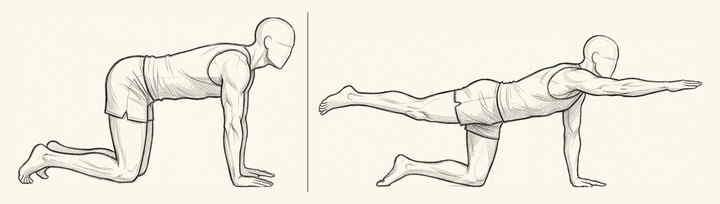
#> input picture src/img/bird-dog.jpg, 720 x 204 px
$ python -i prep_illus.py   (imports and definitions only)
#> lines starting #> are read from the running program, lines starting #| are printed output that depends on the picture
#!/usr/bin/env python3
"""Post-traitement des illustrations PALIER generees.

- detecte les deux panneaux
- recadre chacun au plus juste, avec une marge constante
- aligne les deux figures sur la meme ligne de sol
- reduit la gouttiere centrale
- efface les artefacts clairs (sparkle) en les remplacant par le fond papier
- sort un JPEG optimise pret a embarquer en base64

Usage: python3 prep_illus.py entree.png sortie.jpg [separateur]

Le troisieme argument, optionnel, force la position du separateur en fraction
de la largeur (0.5 = milieu). Sans lui, rien ne change : find_separator cherche
la colonne la plus encree entre 35 et 65 % de la largeur, ce qui convient aux
images dont les deux panneaux sont separes par un trait. Les images qui portent
un trait de mur a l'interieur du panneau gauche (les quatre mollets, v2.5)
mettent ce mur dans la zone de recherche : il gagnait, le script l'effacait
avec le pouce de la main qui le touche, et la vraie gouttiere, vide, n'etait
pas vue. Mesure sur les quatre sources : mur a 0,395-0,425, gouttiere vide de
0,40-0,43 a 0,55-0,59, milieu dans la gouttiere sur les quatre. Le defaut ne
bouge pas, la banque n'a donc toujours qu'une version du script pour les
images qui n'ont pas besoin de l'argument (v2.15).
"""
import sys
from PIL import Image, ImageDraw

MARGIN = 26        # marge autour des figures, en px de l'image finale
GUTTER = 34        # espace entre les deux panneaux
OUT_W = 720        # largeur de sortie
INK = 190          # seuil de detection du trait


def paper_color(im):
    w, h = im.size
    px = [im.getpixel((x, y)) for x, y in
          [(4, 4), (w - 5, 4), (4, h - 5), (w - 5, h - 5), (w // 2, 4)]]
    return tuple(sum(c[i] for c in px) // len(px) for i in range(3))


def is_ink(p):
    return p[0] < INK or p[1] < INK or p[2] < INK


def scrub_artifacts(im, paper):
    """Remplace les pixels nettement plus clairs que le papier (sparkle Gemini)."""
    w, h = im.size
    px = im.load()
    thr = min(250, paper[0] + 8)
    for y in range(h):
        for x in range(w):
            r, g, b = px[x, y]
            if r > thr and g > thr and b > thr:
                px[x, y] = paper
    return im


def find_separator(im):
    """Trouve la ligne verticale de separation, sinon coupe au milieu."""
    w, h = im.size
    px = im.load()
    best, best_score = None, 0
    for x in range(int(w * 0.35), int(w * 0.65)):
        score = sum(1 for y in range(0, h, 3) if is_ink(px[x, y]))
        if score > best_score:
            best, best_score = x, score
    return best if best_score > (h / 3) / 1.5 else w // 2


def bbox(im, x0, x1):
    px = im.load()
    h = im.size[1]
    xs, ys = [], []
    for x in range(x0, x1):
        for y in range(0, h, 2):
            if is_ink(px[x, y]):
                xs.append(x)
                ys.append(y)
    if not xs:
        return None
    return min(xs), min(ys), max(xs), max(ys)


def main(src, dst, sep_frac=None):
#> called with src = '../src/img/bird-dog.jpg', dst = 'out.png'
    im = Image.open(src).convert('RGB')
#> im is the input picture: PIL image 720x204 RGB; mean R, G, B 241.8, 238, 226.2
    paper = paper_color(im)
#> in paper_color, `px = [im.getpixel((x, y)) for x, y in [(4, 4), (w - 5, 4), (4, h - 5),..`: px = [(251, 247, 235), (251, 247, 235), (251, 247, 235), (251, 247, 235), (251, 247, 235)]
#> paper = (251, 247, 235)
    im = scrub_artifacts(im, paper)
#> in scrub_artifacts, `thr = min(250, paper[0] + 8)`: thr = 250
    sep = int(im.size[0] * sep_frac) if sep_frac is not None else find_separator(im)
#> the loop in find_separator, `for x in range(int(w * 0.35), int(w * 0.65)):` made 217 passes
#> (score, best_score) on passes 1, 2, 4, 57: (8, 8), (10, 10), (13, 13), (60, 60)
#> score on passes 3, 5, 6, 7, 8, 9: 10, 12, 10, 6, 8, 7
#> after the loop in find_separator, `for x in range(int(w * 0.35), int(w * 0.65)):`: best = 307; best_score = 60
#> sep = 307

    # on efface la ligne de separation avant de mesurer les figures
    work = im.copy()
    d = ImageDraw.Draw(work)
    d.rectangle([sep - 4, 0, sep + 4, im.size[1]], fill=paper)

    L = bbox(work, 0, max(1, sep - 6))
#> L = (18, 18, 295, 186)
    R = bbox(work, min(work.size[0] - 1, sep + 6), work.size[0])
#> R = (318, 36, 701, 186)
    if not L or not R:
        print('panneaux introuvables, copie brute')
        im.save(dst, 'JPEG', quality=88, optimize=True)
        return

    hL, hR = L[3] - L[1], R[3] - R[1]
#> hL = 168; hR = 150
    top = max(hL, hR)
#> top = 168
    # chaque figure est posee sur une ligne de sol commune
    cropL = work.crop((L[0], L[1], L[2] + 1, L[3] + 1))
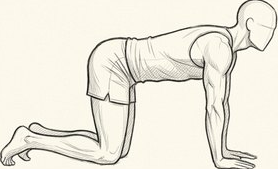
#> cropL: PIL image 278x169 RGB; mean R, G, B 237, 233.4, 221.6
    cropR = work.crop((R[0], R[1], R[2] + 1, R[3] + 1))
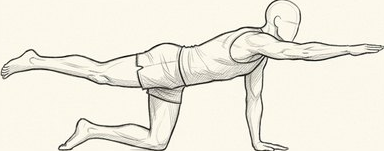
#> cropR: PIL image 384x151 RGB; mean R, G, B 239.4, 235.8, 223.9

    W = MARGIN * 2 + cropL.width + GUTTER + cropR.width
#> W = 748
    H = MARGIN * 2 + top
#> H = 220
    out = Image.new('RGB', (W, H), paper)
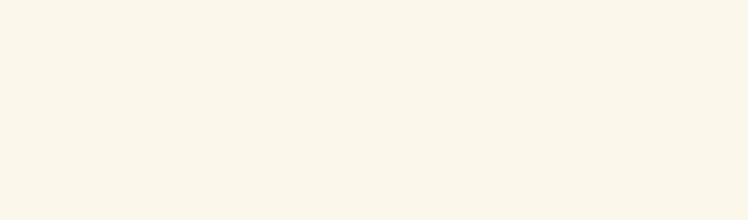
#> out: PIL image 748x220 RGB; mean R, G, B 251, 247, 235
    out.paste(cropL, (MARGIN, MARGIN + top - hL))
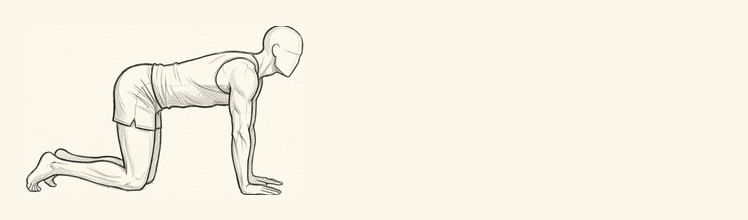
#> out: PIL image 748x220 RGB; mean R, G, B 247, 243.1, 231.2
    out.paste(cropR, (MARGIN + cropL.width + GUTTER, MARGIN + top - hR))
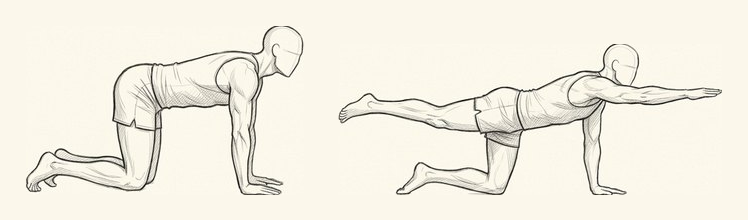
#> out: PIL image 748x220 RGB; mean R, G, B 242.9, 239.2, 227.3

    # deux figures debout cote a cote donnent naturellement un format portrait :
    # on ajoute des marges laterales pour ne jamais descendre sous le carre
    sep_x = MARGIN + cropL.width + GUTTER // 2
#> sep_x = 321
    if out.width < out.height:
        pad = (out.height - out.width) // 2
        padded = Image.new('RGB', (out.height, out.height), paper)
        padded.paste(out, (pad, 0))
        out = padded
        sep_x += pad

    # trait de separation discret, pleine hauteur
    d2 = ImageDraw.Draw(out)
    ink = tuple(max(0, c - 95) for c in paper)
#> ink = (156, 152, 140)
    d2.line([(sep_x, int(out.height * .06)), (sep_x, int(out.height * .94))],
            fill=ink, width=2)

    if out.width > OUT_W:
        out = out.resize((OUT_W, int(out.height * OUT_W / out.width)), Image.LANCZOS)
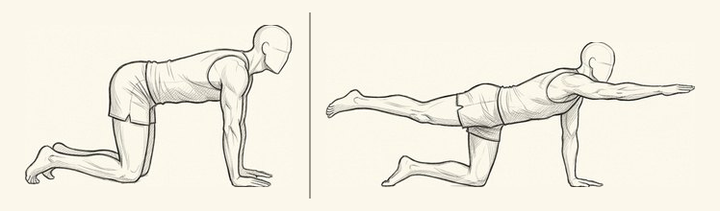
#> out: PIL image 720x211 RGB; mean R, G, B 242.6, 238.9, 227.1
    out.save(dst, 'JPEG', quality=86, optimize=True)
    print(f'{dst} {out.size[0]}x{out.size[1]}')
#| out.png 720x211


# [2 lines not run here, left out]

>>> result = main('../src/img/bird-dog.jpg', 'out.png')

$ run again, on src/img/cardio-bas-impact.jpg
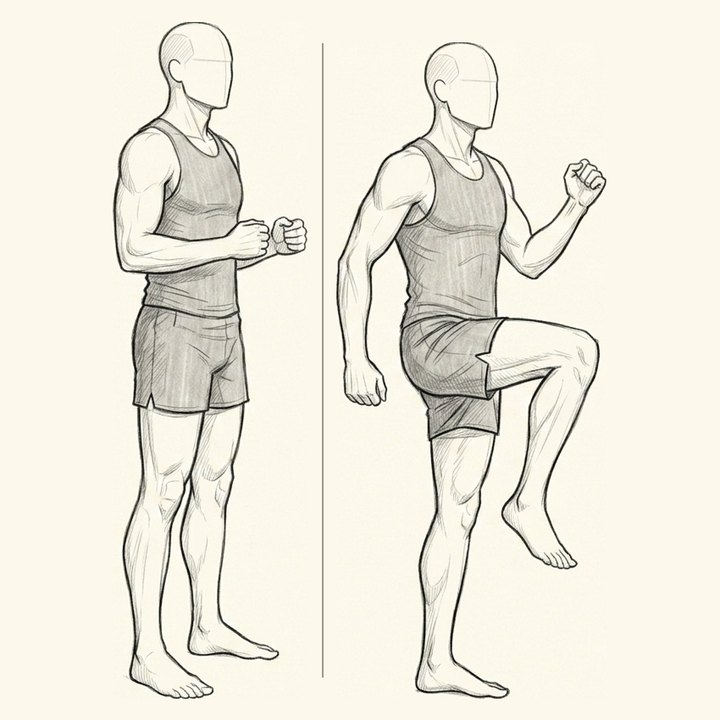
#> input picture src/img/cardio-bas-impact.jpg, 720 x 720 px
#> in main, im is the input picture: PIL image 720x720 RGB; mean R, G, B 239, 235.4, 223.4
#> px = [(252, 248, 236), (252, 248, 236), (252, 248, 236), (252, 248, 236), (252, 248, 236)]
#> paper = (252, 248, 236)
#> thr = 250
#> the loop in find_separator, `for x in range(int(w * 0.35), int(w * 0.65)):` made 217 passes
#> (score, best_score) on passes 1, 11, 12, 72: (7, 7), (9, 9), (10, 10), (211, 211)
#> after the loop in find_separator, `for x in range(int(w * 0.35), int(w * 0.65)):`: best = 322; best_score = 211
#> sep = 322
#> L = (113, 22, 307, 698)
#> R = (336, 42, 606, 698)
#> hL = 676; hR = 656
#> top = 676
#> in main, `cropR = work.crop((R[0], R[1], R[2] + 1, R[3] + 1))`:
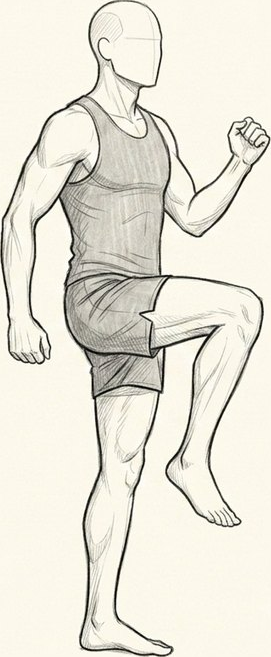
#> cropR: PIL image 271x657 RGB; mean R, G, B 231.9, 228.5, 216.6
#> H = 728
#> ink = (157, 153, 141)
#> in main, `out = out.resize((OUT_W, int(out.height * OUT_W / out.width)), Image.L..`:
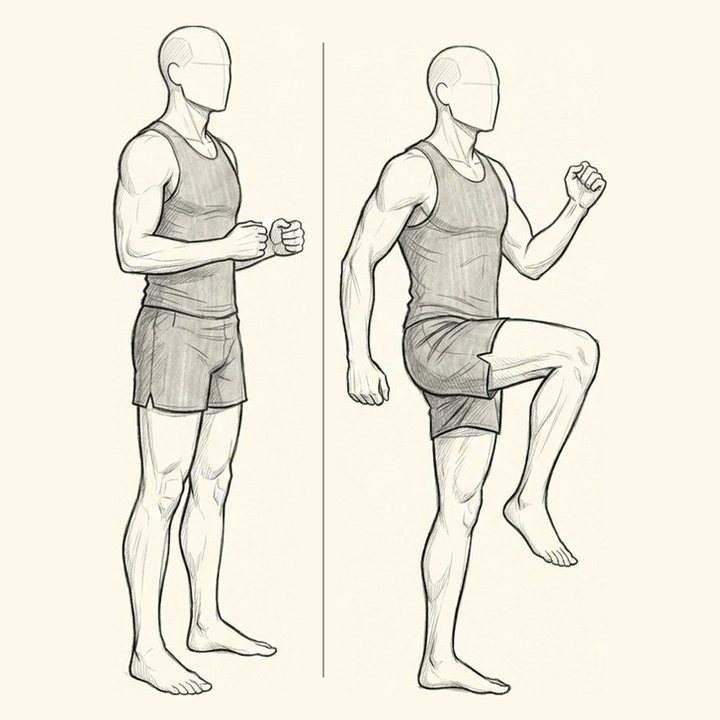
#> out: PIL image 720x720 RGB; mean R, G, B 239.2, 235.6, 223.7
#| out.png 720x720

$ run again, on src/img/cercles-de-bras.jpg
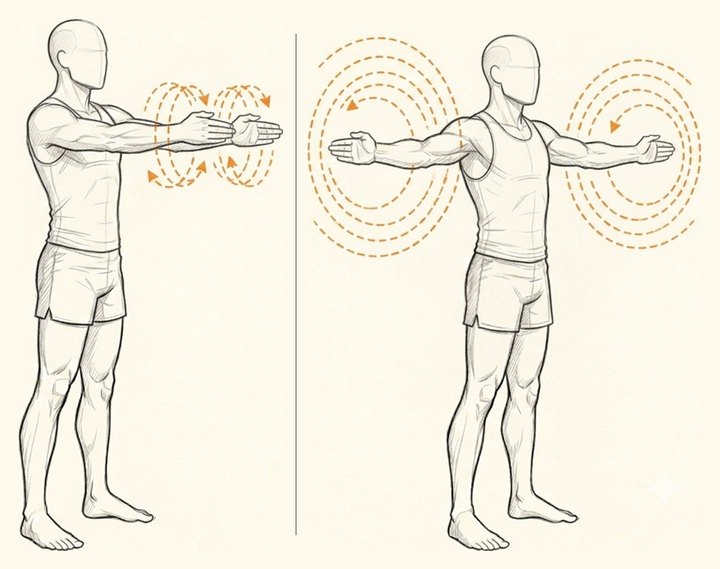
#> input picture src/img/cercles-de-bras.jpg, 720 x 569 px
#> in main, im is the input picture: PIL image 720x569 RGB; mean R, G, B 244.8, 240.5, 227.4
#> px = [(253, 249, 237), (253, 249, 237), (253, 249, 237), (253, 249, 237), (253, 249, 237)]
#> paper = (253, 249, 237)
#> thr = 250
#> the loop in find_separator, `for x in range(int(w * 0.35), int(w * 0.65)):` made 217 passes
#> (score, best_score) on passes 1, 2, 5, 6, 7, 16, 45: (4, 4), (5, 5), (6, 6), (7, 7), (8, 8), (9, 9), (167, 167)
#> after the loop in find_separator, `for x in range(int(w * 0.35), int(w * 0.65)):`: best = 295; best_score = 167
#> sep = 295
#> L = (19, 20, 282, 550)
#> R = (308, 34, 700, 550)
#> hL = 530; hR = 516
#> top = 530
#> in main, `cropR = work.crop((R[0], R[1], R[2] + 1, R[3] + 1))`:
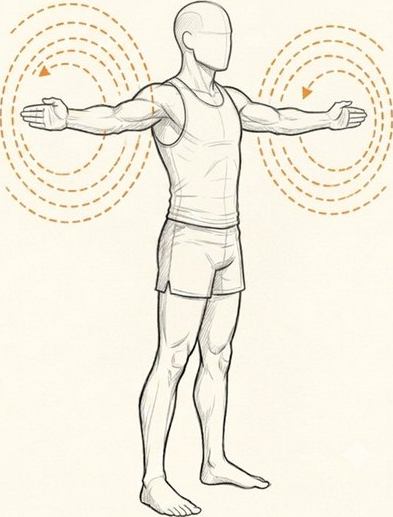
#> cropR: PIL image 393x517 RGB; mean R, G, B 244.4, 239.8, 226.2
#> H = 582
#> in main, `out.paste(cropR, (MARGIN + cropL.width + GUTTER, MARGIN + top - hR))`:
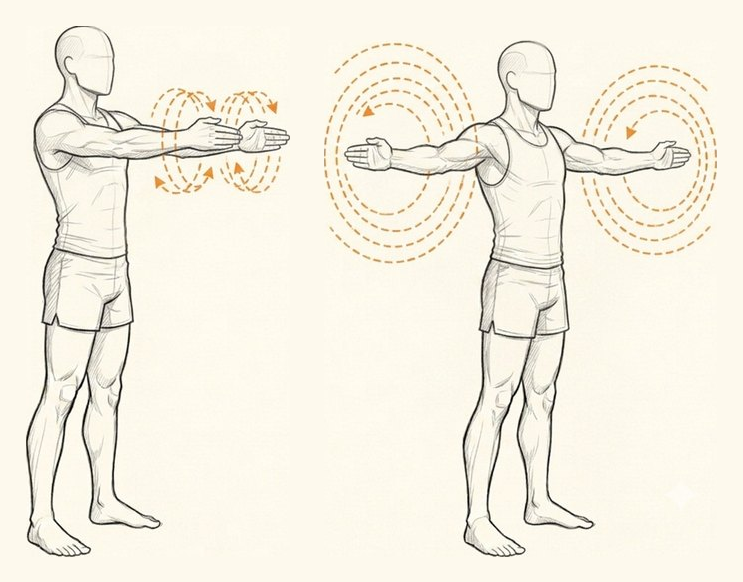
#> out: PIL image 743x582 RGB; mean R, G, B 245.4, 241.1, 228
#> ink = (158, 154, 142)
#| out.png 720x563

$ run again, on src/img/chat-vache.jpg
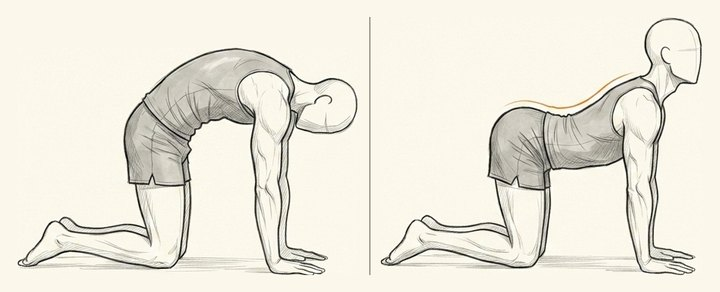
#> input picture src/img/chat-vache.jpg, 720 x 292 px
#> in main, im is the input picture: PIL image 720x292 RGB; mean R, G, B 236.4, 232.8, 221
#> px = [(251, 247, 235), (251, 247, 235), (251, 247, 235), (251, 247, 235), (251, 247, 235)]
#> paper = (251, 247, 235)
#> thr = 250
#> the loop in find_separator, `for x in range(int(w * 0.35), int(w * 0.65)):` made 217 passes
#> (score, best_score) on passes 1, 2, 4, 5, 36, 37, 119: (19, 19), (24, 24), (28, 28), (30, 30), (32, 32), (35, 35), (86, 86)
#> after the loop in find_separator, `for x in range(int(w * 0.35), int(w * 0.65)):`: best = 369; best_score = 86
#> sep = 369
#> L = (17, 48, 357, 274)
#> R = (381, 18, 701, 274)
#> hL = 226; hR = 256
#> in main, `cropR = work.crop((R[0], R[1], R[2] + 1, R[3] + 1))`:
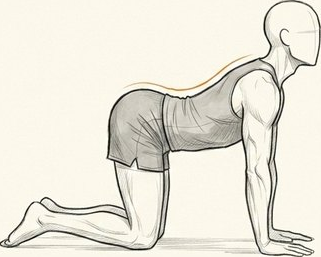
#> cropR: PIL image 321x257 RGB; mean R, G, B 233.5, 229.9, 218.1
#> H = 308
#> ink = (156, 152, 140)
#> in main, `out = out.resize((OUT_W, int(out.height * OUT_W / out.width)), Image.L..`:
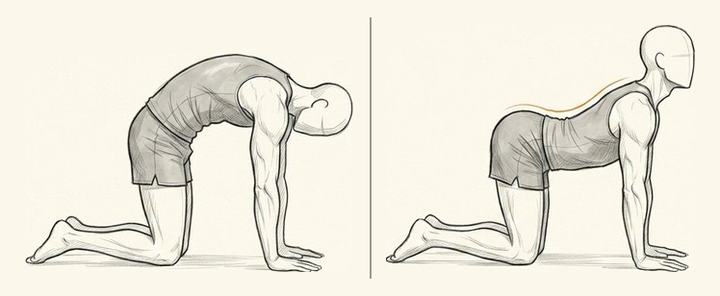
#> out: PIL image 720x296 RGB; mean R, G, B 237.5, 233.9, 222.1
#| out.png 720x296
